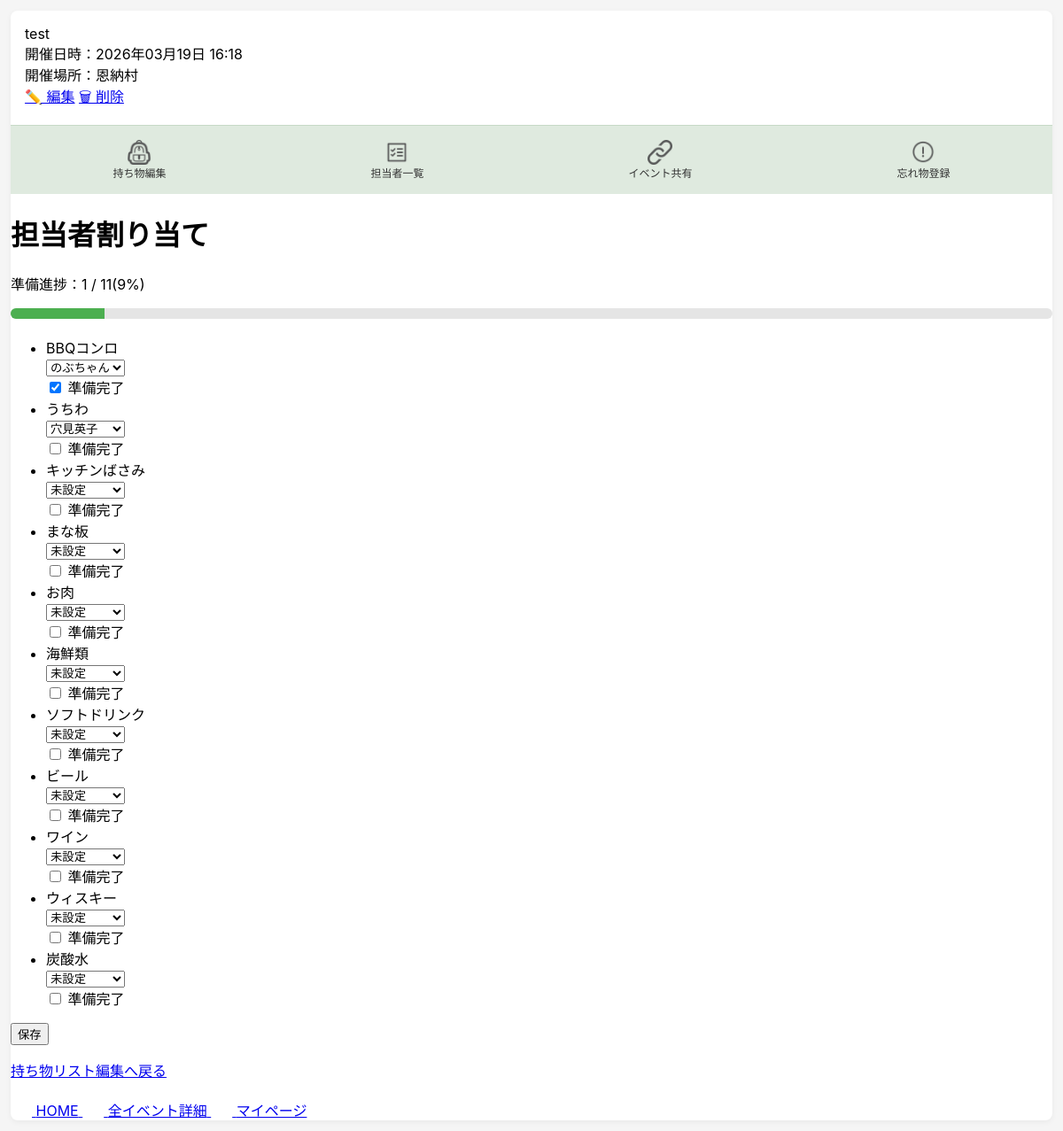
The page /events/38/assign/ (signed in) on the database its author committed.
### bbq_app/models.py (models this page shows, shortened)
class Event(models.Model):
    user = models.ForeignKey(settings.AUTH_USER_MODEL, on_delete=models.CASCADE, related_name="events")
    name = models.CharField("イベント名", max_length=30)
    held_at = models.DateTimeField("開催日時", null=True, blank=True)
    location = models.CharField("開催場所", max_length=50, blank=True)
    created_at = models.DateTimeField("作成日時", auto_now_add=True)
    updated_at = models.DateTimeField("更新日時", auto_now=True)

class EventItem(models.Model):
    event = models.ForeignKey(Event, on_delete=models.CASCADE, related_name="event_items")
    bbq_item = models.ForeignKey(BbqItem, on_delete=models.CASCADE, related_name="event_items")
    is_selected = models.BooleanField(default=False)
    assignee = models.ForeignKey(
        "Participant",
        null=True,
        blank=True,
        on_delete=models.SET_NULL,
        related_name="assigned_items"
    )
    is_ready = models.BooleanField(default=False)
    created_at = models.DateTimeField(auto_now_add=True)
    updated_at = models.DateTimeField(auto_now=True)
    class Meta:
        constraints = [
            models.UniqueConstraint(
                fields=["event", "bbq_item"],
                name="unique_event_bbq_item"
            )
        ]

class BbqItem(models.Model):
    class Category(models.IntegerChoices):
        FIRE = 1, "火起こし・調理グッズ"
        PLACE = 2, "会場設営"
        FOOD = 3, "食材・飲み物"
        CONVENIENCE = 4, "便利グッズ"
        OTHER = 5, "その他"
    user = models.ForeignKey(settings.AUTH_USER_MODEL, null=True, blank=True, on_delete=models.CASCADE, related_name="bbq_items")
    name = models.CharField("持ち物名", max_length=50)
    category = models.IntegerField(choices=Category.choices)
    created_at = models.DateTimeField(auto_now_add=True)
    updated_at = models.DateTimeField(auto_now=True)

class Participant(models.Model):
    event = models.ForeignKey(Event, on_delete=models.CASCADE, related_name="participants")
    user = models.ForeignKey(
        settings.AUTH_USER_MODEL,
        null=True,
        blank=True,
        on_delete=models.SET_NULL,
        related_name="participant"
    )
    name = models.CharField("表示名", max_length=30)
    created_at = models.DateTimeField("作成日時", auto_now_add=True)
    updated_at = models.DateTimeField("更新日時", auto_now=True)

### bbq_app/views.py (the view, shortened to what this page needs)
# urls.py: path("events/<int:event_id>/assign/", views.item_assign, name="item_assign"),
@login_required
def item_assign(request, event_id):
    event = get_object_or_404(Event, id=event_id, user=request.user)
    participants = Participant.objects.filter(event=event).order_by("id")
    items = (
        EventItem.objects
        .filter(event=event, is_selected=True)
        .select_related("bbq_item", "assignee")
        .order_by("id")
    )
    total_count = items.count()
    ready_count = items.filter(is_ready=True).count()
    progress_percent = int((ready_count / total_count) * 100 ) if total_count else 0
    return render(
        request,
        "bbq_app/item_assign.html",
        {
            "event": event,
            "participants": participants,
            "items": items,
            "total_count": total_count,
            "ready_count": ready_count,
            "progress_percent": progress_percent,
        },
    )

### bbq_app/templates/bbq_app/item_assign.html (shortened to what this page needs)
{% extends "bbq_app/base.html" %}
{% block header %}
  {% include "bbq_app/partials/event_header.html" %}
{% endblock %}
{% block content %}
<h1>担当者割り当て</h1>
<p>準備進捗：{{ ready_count }} / {{ total_count }}({{ progress_percent }}%)</p>
<div class="progress-area">
    <div class="progress-bar">
        <div class="progress-bar__fill" style="width: {{ progress_percent }}%; min-width: 8px;"></div>
    </div>
</div>
<form method="post">
    <ul class="assign-list">
        {% for event_item in items %}
            <li class="assign-list__item">
                <div class="assign-list__name">
                    {{ event_item.bbq_item.name }}
                </div>
                <div class="assign-list__select">
                    <select name="assignee_{{ event_item.id}}">
                        <option value="">未設定</option>
                        {% for participant in participants %}
                            <option value="{{ participant.id }}"
                                {% if event_item.assignee_id == participant.id %}selected{% endif %}>
                                {{ participant.name }}
                            </option>
                        {% endfor %}
                    </select>
                </div>
                <div class="assign-list__status">
                    <label>
                        <input
                            type="checkbox"
                            name="ready_items"
                            value="{{ event_item.id }}"
                            {% if event_item.is_ready %}checked{% endif %}
                        >
                        準備完了
                    </label>
                </div>
            </li>
        {% empty %}
            <li>必要な持ち物がありません。</li>
        {% endfor %}
    </ul>
    <button type="submit">保存</button>
</form>
<p><a href="{% url 'item_edit' event.id %}">持ち物リスト編集へ戻る</a></p>
{% endblock %}

### bbq_app/templates/bbq_app/partials/event_header.html
{% load static %}
{% if event %}
<div class="event-header">
  <div class="event_header__top">
    <div>
      <div class="event-header__title">{{ event.name }}</div>
      <div class="event-header__meta">
        開催日時：{{ event.held_at|date:"Y年m月d日 H:i" }}<br>
        開催場所：{{ event.location }}
      </div>
    </div>
    <div class="event-header__actions">
      <a href="{% url 'event_edit' event.id %}">✏️ 編集</a>
      <a href="{% url 'event_delete' event.id %}">🗑 削除</a>
    </div>
  </div>
  <div class="event-header__nav">
    <a href="{% url 'item_edit' event.id %}"
      class="{% if request.resolver_match.url_name == 'item_edit' %}"active{% endif %}">
      <img src="{% static 'bbq_app/images/item_edit.png' %}" width="28" alt="持ち物">
      <span>持ち物編集</span>
    </a>
    <a href="{% url 'event_participants' event.id %}"
      class="{% if request.resolver_match.url_name == 'event_participants' %}"active{% endif %}">
      <img src="{% static 'bbq_app/images/event_participants.png' %}" width="28" alt="担当者">
      <span>担当者一覧</span>
     <a href="#"
      class="{% if request.resolver_match.url_name == 'event_share' %}"active{% endif %}">
      <img src="{% static 'bbq_app/images/event_share.png' %}" width="28" alt="共有">
      <span>イベント共有</span>
       <a href="#"
      class="{% if request.resolver_match.url_name == 'forgot_item' %}"active{% endif %}">
      <img src="{% static 'bbq_app/images/forgot_item.png' %}" width="28" alt="忘物">
      <span>忘れ物登録</span>
    </a>
</div>
{% endif %}

### bbq_app/static/bbq_app/css/style.css (style rules this page uses)
body { margin:0 ; background: #f5f5f5; font-family: -apple-system, BlinkMacSystemFont, "Helvetica Neue", sanserif; }
.event-header__nav { display: flex; justify-content: space-around; background: #dfeadf; padding: 10px 0; border-top: 1px solid #c7d9c7; }
.event-header__nav a { display: flex; flex-direction: column; align-items: center; text-decoration: none; font-size: 12px; color: #333; padding: 6px 10px; border-radius: 6px; transition: 0.2s; }
.event-header { background: white; border-radius: 8px; margin: 12px; overflow: hidden; box-shadow: 0 2px 6px rgba(0,0,0,0.05); }
.event_header__top { padding: 16px; }
.progress-area { margin: 12px 0 20px; }
.progress-bar { width: 100%; height: 12px; background: #e5e5e5; border-radius: 999px; overflow: hidden; }
.progress-bar__fill { height: 100%; background: #4caf50; transition: width 0.3s ease; }

### rows shown on the page
Event: name "test", held_at "2026年03月19日 16:18", location "恩納村"
EventItem: bbq_item.name "BBQコンロ", assignee+id "のぶちゃん", is_ready "☑"
EventItem: bbq_item.name "うちわ", assignee+id "穴見英子"
EventItem: bbq_item.name "キッチンばさみ"
EventItem: bbq_item.name "まな板"
EventItem: bbq_item.name "お肉"
EventItem: bbq_item.name "海鮮類"
EventItem: bbq_item.name "ソフトドリンク"
EventItem: bbq_item.name "ビール"
EventItem: bbq_item.name "ワイン"
EventItem: bbq_item.name "ウィスキー"
EventItem: bbq_item.name "炭酸水"

### other values the page prints
{{ ready_count }} "1"
{{ total_count }} "11"
{{ progress_percent }} "9"
